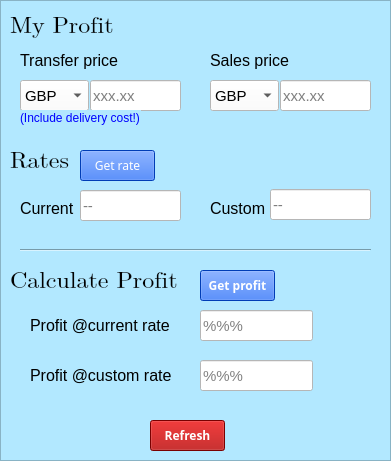
   <widget class="QFrame" name="profit_frame">
    <property name="geometry">
     <rect>
      <x>460</x>
      <y>100</y>
      <width>391</width>
      <height>461</height>
     </rect>
    </property>
    <property name="font">
     <font>
      <underline>false</underline>
     </font>
    </property>
    <property name="autoFillBackground">
     <bool>false</bool>
    </property>
    <property name="styleSheet">
     <string notr="true">background-color: rgb(178, 232, 255);</string>
    </property>
    <property name="frameShape">
     <enum>QFrame::StyledPanel</enum>
    </property>
    <property name="frameShadow">
     <enum>QFrame::Sunken</enum>
    </property>
    <property name="lineWidth">
     <number>5</number>
    </property>
    <widget class="QLabel" name="my_profit_label">
     <property name="geometry">
      <rect>
       <x>10</x>
       <y>10</y>
       <width>131</width>
       <height>31</height>
      </rect>
     </property>
     <property name="font">
      <font>
       <family>Cambria Math</family>
       <pointsize>18</pointsize>
       <underline>false</underline>
      </font>
     </property>
     <property name="text">
      <string>My Profit</string>
     </property>
    </widget>
    <widget class="QComboBox" name="transfer_currency">
     <property name="geometry">
      <rect>
       <x>20</x>
       <y>80</y>
       <width>69</width>
       <height>31</height>
      </rect>
     </property>
     <property name="font">
      <font>
       <pointsize>11</pointsize>
       <underline>false</underline>
      </font>
     </property>
     <property name="styleSheet">
      <string notr="true">background-color: rgb(255, 255, 255);</string>
     </property>
     <item>
      <property name="text">
       <string>GBP</string>
      </property>
     </item>
     <item>
      <property name="text">
       <string>EUR</string>
      </property>
     </item>
     <item>
      <property name="text">
       <string>USD</string>
      </property>
     </item>
     <item>
      <property name="text">
       <string>JPY</string>
      </property>
     </item>
    </widget>
    <widget class="QLineEdit" name="transfer_price_prof">
     <property name="geometry">
      <rect>
       <x>90</x>
       <y>80</y>
       <width>91</width>
       <height>31</height>
      </rect>
     </property>
     <property name="font">
      <font>
       <pointsize>11</pointsize>
       <underline>false</underline>
      </font>
     </property>
     <property name="styleSheet">
      <string notr="true">background-color: rgb(255, 255, 255);</string>
     </property>
     <property name="placeholderText">
      <string>xxx.xx</string>
     </property>
    </widget>
    <widget class="QLabel" name="transfer_label_2">
     <property name="geometry">
      <rect>
       <x>20</x>
       <y>50</y>
       <width>131</width>
       <height>21</height>
      </rect>
     </property>
     <property name="font">
      <font>
       <pointsize>12</pointsize>
       <underline>false</underline>
      </font>
     </property>
     <property name="text">
      <string>Transfer price</string>
     </property>
    </widget>
    <widget class="QComboBox" name="sales_currency">
     <property name="geometry">
      <rect>
       <x>210</x>
       <y>80</y>
       <width>69</width>
       <height>31</height>
      </rect>
     </property>
     <property name="font">
      <font>
       <pointsize>11</pointsize>
      </font>
     </property>
     <property name="styleSheet">
      <string notr="true">background-color: rgb(255, 255, 255);</string>
     </property>
     <item>
      <property name="text">
       <string>GBP</string>
      </property>
     </item>
     <item>
      <property name="text">
       <string>EUR</string>
      </property>
     </item>
     <item>
      <property name="text">
       <string>USD</string>
      </property>
     </item>
     <item>
      <property name="text">
       <string>JPY</string>
      </property>
     </item>
    </widget>
    <widget class="QLabel" name="sales_price_label">
     <property name="geometry">
      <rect>
       <x>210</x>
       <y>50</y>
       <width>101</width>
       <height>21</height>
      </rect>
     </property>
     <property name="font">
      <font>
       <pointsize>12</pointsize>
       <underline>false</underline>
      </font>
     </property>
     <property name="text">
      <string>Sales price</string>
     </property>
    </widget>
    <widget class="QLineEdit" name="sales_price_prof">
     <property name="geometry">
      <rect>
       <x>280</x>
       <y>80</y>
       <width>91</width>
       <height>31</height>
      </rect>
     </property>
     <property name="font">
      <font>
       <pointsize>11</pointsize>
       <underline>false</underline>
      </font>
     </property>
     <property name="styleSheet">
      <string notr="true">background-color: rgb(255, 255, 255);</string>
     </property>
     <property name="placeholderText">
      <string>xxx.xx</string>
     </property>
    </widget>
    <widget class="QLabel" name="delivery_warning_2">
     <property name="geometry">
      <rect>
       <x>20</x>
       <y>110</y>
       <width>121</width>
       <height>16</height>
      </rect>
     </property>
     <property name="font">
      <font>
       <underline>false</underline>
      </font>
     </property>
     <property name="styleSheet">
      <string notr="true">color: rgb(0, 0, 255);</string>
     </property>
     <property name="text">
      <string>(Include delivery cost!)</string>
     </property>
    </widget>
    <widget class="QLabel" name="profite_rates">
     <property name="geometry">
      <rect>
       <x>10</x>
       <y>150</y>
       <width>71</width>
       <height>21</height>
      </rect>
     </property>
     <property name="font">
      <font>
       <family>Cambria Math</family>
       <pointsize>18</pointsize>
       <underline>false</underline>
      </font>
     </property>
     <property name="text">
      <string>Rates</string>
     </property>
    </widget>
    <widget class="QLabel" name="current_r_prof">
     <property name="geometry">
      <rect>
       <x>20</x>
       <y>200</y>
       <width>61</width>
       <height>16</height>
      </rect>
     </property>
     <property name="font">
      <font>
       <pointsize>12</pointsize>
      </font>
     </property>
     <property name="text">
      <string>Current</string>
     </property>
    </widget>
    <widget class="QLineEdit" name="current_r">
     <property name="geometry">
      <rect>
       <x>80</x>
       <y>190</y>
       <width>101</width>
       <height>31</height>
      </rect>
     </property>
     <property name="font">
      <font>
       <pointsize>11</pointsize>
      </font>
     </property>
     <property name="styleSheet">
      <string notr="true">background-color: rgb(255, 255, 255);</string>
     </property>
     <property name="placeholderText">
      <string>--</string>
     </property>
    </widget>
    <widget class="QLabel" name="custom_r_prof">
     <property name="geometry">
      <rect>
       <x>210</x>
       <y>200</y>
       <width>61</width>
       <height>16</height>
      </rect>
     </property>
     <property name="font">
      <font>
       <pointsize>12</pointsize>
      </font>
     </property>
     <property name="text">
      <string>Custom</string>
     </property>
    </widget>
    <widget class="QLineEdit" name="custom_r">
     <property name="geometry">
      <rect>
       <x>270</x>
       <y>189</y>
       <width>101</width>
       <height>31</height>
      </rect>
     </property>
     <property name="font">
      <font>
       <pointsize>11</pointsize>
      </font>
     </property>
     <property name="styleSheet">
      <string notr="true">background-color: rgb(255, 255, 255);</string>
     </property>
     <property name="placeholderText">
      <string>--</string>
     </property>
    </widget>
    <widget class="Line" name="line_4">
     <property name="geometry">
      <rect>
       <x>20</x>
       <y>240</y>
       <width>351</width>
       <height>20</height>
      </rect>
     </property>
     <property name="orientation">
      <enum>Qt::Horizontal</enum>
     </property>
    </widget>
    <widget class="QLabel" name="calculate_profit">
     <property name="geometry">
      <rect>
       <x>10</x>
       <y>270</y>
       <width>181</width>
       <height>21</height>
      </rect>
     </property>
     <property name="font">
      <font>
       <family>Cambria Math</family>
       <pointsize>18</pointsize>
      </font>
     </property>
     <property name="text">
      <string>Calculate Profit</string>
     </property>
    </widget>
    <widget class="QLabel" name="current_profit_label">
     <property name="geometry">
      <rect>
       <x>30</x>
       <y>310</y>
       <width>151</width>
       <height>31</height>
      </rect>
     </property>
     <property name="font">
      <font>
       <pointsize>12</pointsize>
      </font>
     </property>
     <property name="text">
      <string>Profit @current rate</string>
     </property>
    </widget>
    <widget class="QLineEdit" name="current_profit">
     <property name="geometry">
      <rect>
       <x>200</x>
       <y>310</y>
       <width>113</width>
       <height>31</height>
      </rect>
     </property>
     <property name="font">
      <font>
       <pointsize>11</pointsize>
      </font>
     </property>
     <property name="styleSheet">
      <string notr="true">background-color: rgb(255, 255, 255);</string>
     </property>
     <property name="placeholderText">
      <string>%%%</string>
     </property>
    </widget>
    <widget class="QLabel" name="custom_prof_label">
     <property name="geometry">
      <rect>
       <x>30</x>
       <y>360</y>
       <width>151</width>
       <height>31</height>
      </rect>
     </property>
     <property name="font">
      <font>
       <pointsize>12</pointsize>
      </font>
     </property>
     <property name="text">
      <string>Profit @custom rate</string>
     </property>
    </widget>
    <widget class="QLineEdit" name="custom_profit">
     <property name="geometry">
      <rect>
       <x>200</x>
       <y>360</y>
       <width>113</width>
       <height>31</height>
      </rect>
     </property>
     <property name="font">
      <font>
       <pointsize>11</pointsize>
      </font>
     </property>
     <property name="styleSheet">
      <string notr="true">background-color: rgb(255, 255, 255);</string>
     </property>
     <property name="placeholderText">
      <string>%%%</string>
     </property>
    </widget>
    <widget class="QPushButton" name="get_profit_btn">
     <property name="geometry">
      <rect>
       <x>200</x>
       <y>270</y>
       <width>75</width>
       <height>31</height>
      </rect>
     </property>
     <property name="font">
      <font>
       <family>Bahnschrift SemiBold</family>
       <weight>75</weight>
       <bold>true</bold>
      </font>
     </property>
     <property name="styleSheet">
      <string notr="true">background-color: rgb(0, 85, 255);
color: rgb(255, 255, 255);</string>
     </property>
     <property name="text">
      <string>Get profit</string>
     </property>
    </widget>
    <widget class="QPushButton" name="refresh_profit">
     <property name="geometry">
      <rect>
       <x>150</x>
       <y>420</y>
       <width>75</width>
       <height>31</height>
      </rect>
     </property>
     <property name="font">
      <font>
       <family>Bahnschrift SemiBold</family>
       <weight>75</weight>
       <bold>true</bold>
      </font>
     </property>
     <property name="styleSheet">
      <string notr="true">color: rgb(255, 255, 255);
background-color: rgb(170, 0, 0);</string>
     </property>
     <property name="text">
      <string>Refresh</string>
     </property>
    </widget>
    <widget class="QPushButton" name="get_rate_btn">
     <property name="geometry">
      <rect>
       <x>80</x>
       <y>150</y>
       <width>75</width>
       <height>31</height>
      </rect>
     </property>
     <property name="font">
      <font>
       <family>Bahnschrift SemiLight</family>
      </font>
     </property>
     <property name="styleSheet">
      <string notr="true">background-color: rgb(0, 85, 255);
color: rgb(255, 255, 255);</string>
     </property>
     <property name="text">
      <string>Get rate</string>
     </property>
    </widget>
   </widget>
